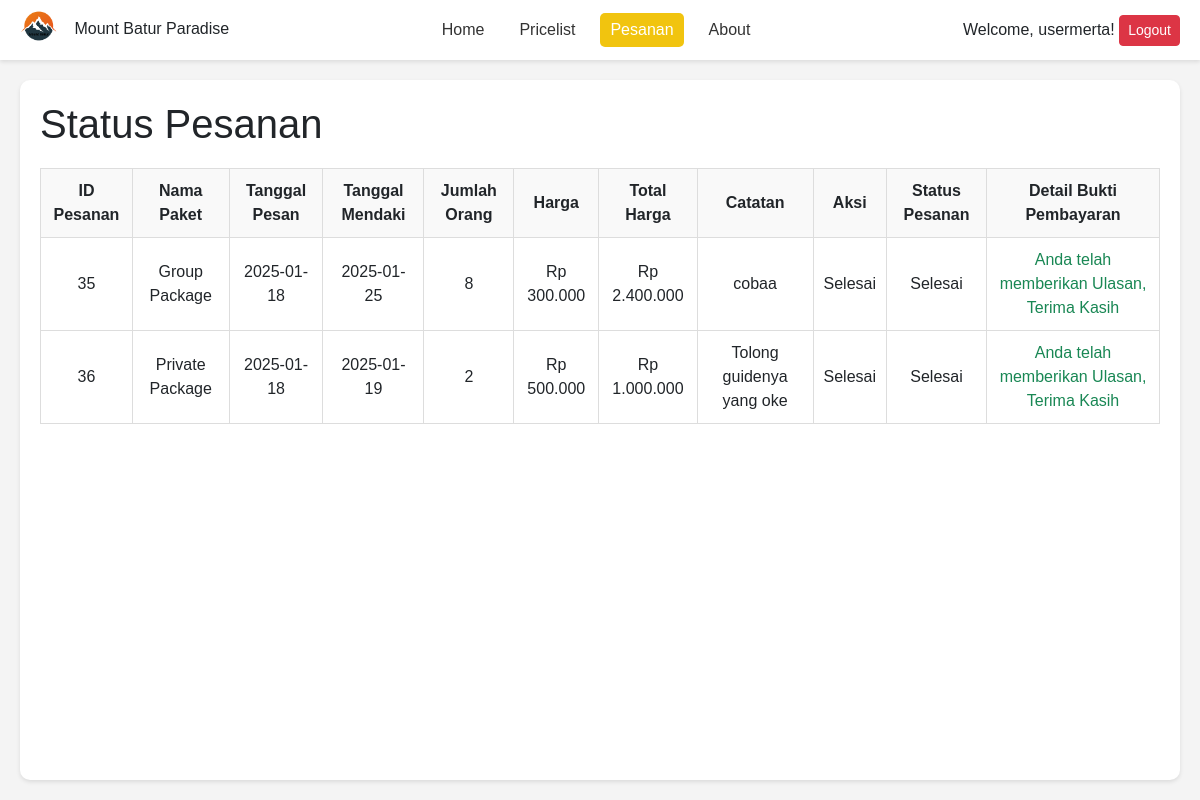
Page /pesanan_login.php (signed in) on the committed database.
### tables this page shows
CREATE TABLE `pesanan` (
  `id_pesanan` int(11) NOT NULL,
  `id_paket` int(11) NOT NULL,
  `id_guide` int(11) DEFAULT NULL,
  `id_pelanggan` int(11) NOT NULL,
  `tanggal_pesan` date NOT NULL,
  `tanggal_mendaki` date NOT NULL,
  `jumlah_orang` int(11) NOT NULL,
  `harga` decimal(10,2) NOT NULL,
  `catatan` text DEFAULT NULL,
  `bukti_pembayaran` text DEFAULT NULL,
  `status_pesanan` enum('Menunggu Konfirmasi','Dikonfirmasi','Menunggu Pembayaran','Menunggu Verifikasi','Diterima','Ditolak','Lunas','Dikirim','Selesai') NOT NULL DEFAULT 'Menunggu Konfirmasi',
  `total_harga` decimal(10,2) NOT NULL
);

CREATE TABLE `paket` (
  `id_paket` int(11) NOT NULL,
  `nama_paket` varchar(100) NOT NULL,
  `deskripsi` text DEFAULT NULL,
  `harga` decimal(10,2) NOT NULL,
  `gambar` varchar(255) DEFAULT NULL,
  `durasi` int(11) NOT NULL,
  `kuota_min` int(11) NOT NULL,
  `kuota_max` int(11) NOT NULL
);

### pesanan_login.php (the view, shortened to what this page needs)
<?php
$host = "localhost";
$username = "root";
$password = "";
$dbname = "mb_paradise";
$conn = new mysqli($host, $username, $password, $dbname);
$username = $_SESSION['username'];
$query = "SELECT id_pelanggan FROM users WHERE username = '$username'";
$result = $conn->query($query);
if ($result->num_rows > 0) {
    $row = $result->fetch_assoc();
    $id_pelanggan = $row['id_pelanggan'];
} else {
    echo "<script>alert('User tidak ditemukan!');</script>";
    exit();
}
$query_pesanan = "
    SELECT pesanan.id_pesanan,
           pesanan.tanggal_pesan,
           pesanan.tanggal_mendaki,
           pesanan.jumlah_orang,
           pesanan.status_pesanan,
           paket.nama_paket,
           paket.harga,
           (pesanan.jumlah_orang * paket.harga) AS total_harga,
           pesanan.catatan,
           IF(ulasan.id_ulasan IS NOT NULL, 1, 0) AS ulasan_terisi
    FROM pesanan
    LEFT JOIN paket ON pesanan.id_paket = paket.id_paket
    LEFT JOIN ulasan ON pesanan.id_pesanan = ulasan.id_pesanan
    WHERE pesanan.id_pelanggan = '$id_pelanggan'";
$result_pesanan = $conn->query($query_pesanan);
?>
<!DOCTYPE html>
<html lang="en">
<head>
    <link href="https://cdn.jsdelivr.net/npm/bootstrap@5.3.0-alpha1/dist/css/bootstrap.min.css" rel="stylesheet">
</head>
<body>
    <header>
        <div class="logo">
            <img src="assets/logo.png" alt="Mount Batur Logo">
            <span>Mount Batur Paradise</span>
        </div>
        <nav class="nav-links">
            <a href="dashboard.php">Home</a>
            <a href="pricelist_login.php">Pricelist</a>
            <a href="pesanan_login.php" class="active">Pesanan</a>
            <a href="about_login.php">About</a>
        </nav>
        <div>
            <span>Welcome, <?php echo htmlspecialchars($_SESSION['username']); ?>!</span>
            <a href="logout.php" class="btn btn-danger btn-sm">Logout</a>
        </div>
    </header>
    <main>
        <h1>Status Pesanan</h1>
        <table>
            <thead>
                <tr>
                    <th>ID Pesanan</th>
                    <th>Nama Paket</th>
                    <th>Tanggal Pesan</th>
                    <th>Tanggal Mendaki</th>
                    <th>Jumlah Orang</th>
                    <th>Harga</th>
                    <th>Total Harga</th>
                    <th>Catatan</th>
                    <th>Aksi</th>
                    <th>Status Pesanan</th>
                    <th>Detail Bukti Pembayaran</th>
                </tr>
            </thead>
            <tbody>
                <?php if ($result_pesanan->num_rows > 0): ?>
                    <?php while ($row = $result_pesanan->fetch_assoc()): ?>
                        <tr>
                            <td><?php echo $row['id_pesanan']; ?></td>
                            <td><?php echo htmlspecialchars($row['nama_paket']); ?></td>
                            <td><?php echo $row['tanggal_pesan']; ?></td>
                            <td><?php echo $row['tanggal_mendaki']; ?></td>
                            <td><?php echo $row['jumlah_orang']; ?></td>
                            <td>Rp <?php echo number_format($row['harga'], 0, ',', '.'); ?></td>
                            <td>Rp <?php echo number_format($row['total_harga'], 0, ',', '.'); ?></td>
                            <td><?php echo htmlspecialchars($row['catatan']); ?></td>
                            <td>
                                <?php if ($row['status_pesanan'] == 'Menunggu Konfirmasi'): ?>
                                    <button class="button confirm-button"
                                            onclick="window.location.href='konfirmasi_pesanan.php?id_pesanan=<?php echo $row['id_pesanan']; ?>'">
                                        Konfirmasi
                                    </button>
                                    <button class="button edit-button"
                                            onclick="window.location.href='edit_pesanan.php?id_pesanan=<?php echo $row['id_pesanan']; ?>'">
                                        Edit
                                    </button>
                                <?php elseif ($row['status_pesanan'] == 'Menunggu Pembayaran'): ?>
                                    <button class="button confirm-button" onclick="openPaymentModal(<?php echo $row['id_pesanan']; ?>)">Menunggu Pembayaran</button>
                                    <?php elseif ($row['status_pesanan'] === 'Dikirim'): ?>
                                    <button class="btn btn-success btn-sm"
                                            onclick="window.location.href='selesai_pendakian.php?id_pesanan=<?php echo $row['id_pesanan']; ?>'">
                                        Pendakian Telah Selesai</button>
                                <?php else: ?>
                                    <span><?php echo htmlspecialchars($row['status_pesanan']); ?></span>
                                <?php endif; ?>
                            </td>
                            <td><?php echo htmlspecialchars($row['status_pesanan']); ?></td>
                                <td>
                                    <?php if ($row['status_pesanan'] === 'Selesai' && $row['ulasan_terisi'] == 0): ?>
                                        <a href="beri_ulasan.php?id_pesanan=<?php echo $row['id_pesanan']; ?>" class="btn btn-primary btn-sm">
                                            Berikan Ulasan
                                        </a>
                                    <?php elseif ($row['status_pesanan'] === 'Selesai' && $row['ulasan_terisi'] == 1): ?>
                                        <span class="text-success">Anda telah memberikan Ulasan, Terima Kasih</span>
                                    <?php elseif ($row['status_pesanan'] === 'Dikirim'): ?>
                                        <a href="detail_informasi_pendakian.php?id_pesanan=<?php echo $row['id_pesanan']; ?>"
                                        class="btn btn-primary btn-sm">Lihat Informasi Pendakian</a>
                                    <?php elseif (in_array($row['status_pesanan'], ['Lunas', 'Ditolak'])): ?>
                                        <a href="verifikasi_detail.php?id_pesanan=<?php echo $row['id_pesanan']; ?>"
                                        class="btn btn-primary btn-sm">Lihat Informasi</a>
                                    <?php else: ?>
                                        <span>Belum ada informasi</span>
                                    <?php endif; ?>
                                </td>
                        </tr>
                    <?php endwhile; ?>
                <?php else: ?>
                    <tr>
                        <td colspan="10">Tidak ada pesanan.</td>
                    </tr>
                <?php endif; ?>
            </tbody>
        </table>
    </main>
</body>
</html>

### pesanan_login.php (style rules this page uses)
body { font-family: Arial, sans-serif; background-color: #f4f4f4; margin: 0; padding: 0; display: flex; flex-direction: column; min-height: 100vh; }
header { position: sticky; top: 0; z-index: 999; display: flex; justify-content: space-between; align-items: center; padding: 10px 20px; background-color: #fff; box-shadow: 0 2px 4px rgba(0, 0, 0, 0.1); }
.logo img { height: 40px; margin-right: 10px; }
.nav-links { display: flex; gap: 15px; }
.nav-links a { text-decoration: none; color: #333; padding: 5px 10px; border-radius: 5px; transition: background-color 0.3s ease; }
.nav-links a.active, .nav-links a:hover { background-color: #f1c40f; color: #fff; }
main { flex: 1; padding: 20px; background-color: #fff; margin: 20px; border-radius: 10px; box-shadow: 0 2px 4px rgba(0, 0, 0, 0.1); }
table { width: 100%; border-collapse: collapse; margin-top: 20px; }
table, th, td { border: 1px solid #ddd; }
th, td { padding: 10px; text-align: center; }
th { background-color: #f9f9f9; }

### rows in the picture
pesanan: id_pesanan "35", id_paket.nama_paket "Group Package", tanggal_pesan "2025-01-18", tanggal_mendaki "2025-01-25", jumlah_orang "8", id_paket.harga "300.000", total_harga "2.400.000", catatan "cobaa", status_pesanan "Selesai", shows "Anda telah memberikan Ulasan, Terima Kasih"
pesanan: id_pesanan "36", id_paket.nama_paket "Private Package", tanggal_pesan "2025-01-18", tanggal_mendaki "2025-01-19", jumlah_orang "2", id_paket.harga "500.000", total_harga "1.000.000", catatan "Tolong guidenya yang oke", status_pesanan "Selesai", shows "Anda telah memberikan Ulasan, Terima Kasih"

### other values in the picture
$_SESSION['username'] "usermerta"
